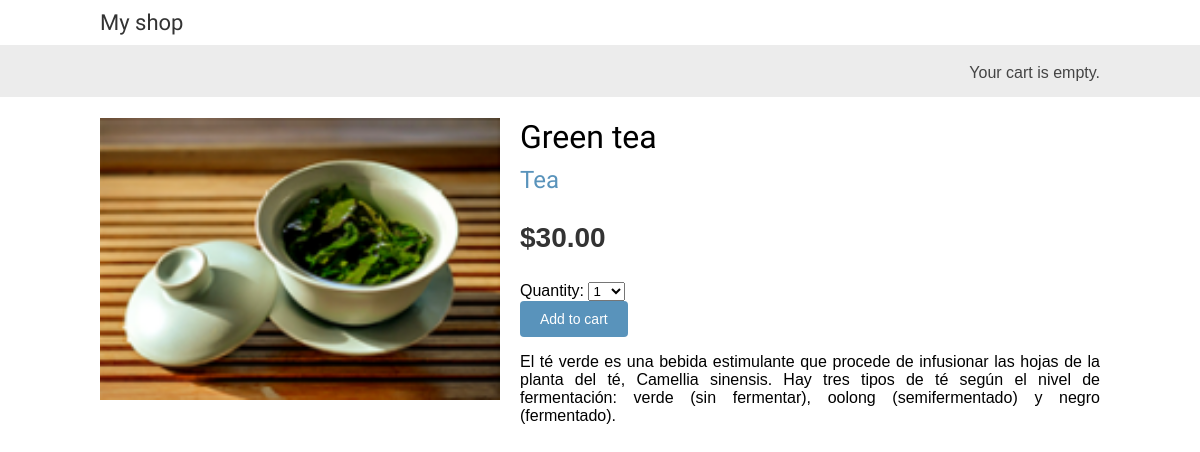
Page /1/green-tea/ on the committed database.
### shop/models.py (models this page shows, shortened)
class Product(models.Model):
    category = models.ForeignKey(    # Una foreignkey al modelo de category - relación de uno a muchos
        Category,
        related_name = 'products',
        on_delete = models.CASCADE
    )
    name = models.CharField(max_length=200)                         # Nombre del producto
    slug = models.SlugField(max_length=200)                         # Slug del producto para crear mejores url
    image = models.ImageField(                                      # Imagen opcional del producto
        upload_to='products/%Y/%m/%d',
        blank=True
    )
    description = models.TextField(blank=True)                      # Descripción opcional del producto
    price = models.DecimalField(max_digits=10, decimal_places=2)    # Decimales para le precio
    available = models.BooleanField(default=True)                   # Indicamos si el producto esta disponible o no
    created = models.DateTimeField(auto_now_add=True)               # Fecha de creación del objeto
    updated = models.DateTimeField(auto_now=True)                   # Fecha de actualización del objeto
    class Meta:
        ordering = ['name']
        indexes = [                                                 # Definimos el indice de multiples campos
            models.Index(fields=['id', 'slug']),                    # Utilizaresmo los indices para mejorar las consultas SQL
            models.Index(fields=['name']),
            models.Index(fields=['-created']),                      # Definimos el índice en orden descendente
        ]

class Category(models.Model):
    name = models.CharField(max_length=200)
    slug = models.SlugField(max_length=200, unique=True)
    class Meta:
        ordering = ['name']
        indexes = [
            models.Index(fields=['name']),
        ]
        verbose_name = 'category'
        verbose_name_plural = 'categories'
    def __str__(self):
        return self.name
    def get_absolute_url(self):
        return reverse(
            'shop:product_list_by_category', args=[self.slug]
        )

### shop/views.py (the view)
# urls.py: path('<int:id>/<slug:slug>/', views.product_detail, name='product_detail'),
def product_detail(request, id, slug):
    product = get_object_or_404(
        Product, id=id, slug=slug, available=True    # Se esperan los parámetros id y slug para recuperar la instancia de Product
    )
    cart_product_form = CartAddProductForm()
    r = Recommender()
    recommended_products = r.suggest_products_for([product], 4)
    return render(
        request,
        'shop/product/detail.html',
        {'product': product, 'cart_product_form': cart_product_form,
         'recommended_products': recommended_products}
    )

### cart/forms.py
class CartAddProductForm(forms.Form):
    quantity = forms.TypedChoiceField(    # Permite al usuario seleccionar la cantidad de 1 a 20
        choices=PRODUCT_QUANTITY_CHOICES,
        coerce=int    # Convertimos la entrada en un número entero
    )
    override = forms.BooleanField(    # Indica si la cantidad debe sumarse a caulquier cantidad existente en el cart False
        required=False,               # O si la cantidad existente debe ser reemplazada por la cantidad dada True
        initial=False,
        widget=forms.HiddenInput      # HiddenInput para no ser mostrado al usuario
    )

### cart/cart.py (called while the page is built)
    def __len__(self):
        return sum(item['quantity'] for item in self.cart.values())

### cart/context_processors.py (called while the page is built)
def cart(request):
    return {'cart': Cart(request)}

### shop/recommender.py (called while the page is built, shortened)
    def get_product_key(self, id):    # Recibimos el id del producto y construye la clave de redis para el conjunto ordenado
        return f'product:{id}:pruchased_with'

    def suggest_products_for(self, products, max_results=6):
        product_ids = [p.id for p in products]    # Obtenemos los id de los productos correspondientes
        if len(products) == 1:    # SI solo se proporciona un prodcuto
            suggestions = r.zrange(
                self.get_product_key(product_ids[0]), 0, -1, desc=True
            )[:max_results]    # Limitamos el resultado
        suggested_products_ids = [int(id) for id in suggestions]
        suggested_products = list(
            Product.objects.filter(id__in=suggested_products_ids)
        )
        suggested_products.sort(
            key=lambda x: suggested_products_ids.index(x.id)
        )
        return suggested_products

### shop/templates/shop/product/detail.html (shortened to what this page needs)
{% extends "shop/base.html" %}
{% load static %}
{% block content %}
<div class="product-detail">
    <img src="{% if product.image %}{{ product.image.url }}{% else %}
    {% static 'img/no_image.png' %}{% endif %}">
    <h1>{{ product.name }}</h1>
    <h2>
        <a href="{{ product.category.get_absolute_url }}">
            {{ product.category }}
        </a>
    </h2>
    <p class="price">${{ product.price }}</p>
    <form action="{% url 'cart:cart_add' product.id %}" method="post">
        {{ cart_product_form }}
        <input type="submit" value="Add to cart">
    </form>
    {{ product.description|linebreaks }}
</div>
{% endblock %}

### shop/static/css/base.css (style rules this page uses)
body { margin:0; padding:0; font-family:helvetica, sans-serif; }
h1, h2, h3, h4, h5 , h6 { font-family: 'Ubuntu', sans-serif; font-weight:normal; }
a { text-decoration:none; color:#5993bb; }
a.button, input[type="submit"] { color:#fff; background:#5993bb; border-radius:4px; padding:10px 20px; font-size:14px; border:0; }
.product-detail { text-align:justify; }
.product-detail .price { color:#333; font-size:28px; font-weight:bold; }
.product-detail img { width:40%; float:left; padding:0 20px 20px 0; }
.product-detail h1 { margin-bottom:0; }
.product-detail h2 { margin-top:10px; }

### rows in the picture
Product: image (picture), name "Green tea", category "Tea", price "30.00", description "El té verde es una bebida estimulante que procede de infusionar las hojas de la planta del té, Camellia sinensis. Hay tres tipos de té según el nivel de fermentación: verde (sin fermentar), oolong (semifermentado) y negro (fermentado)."
